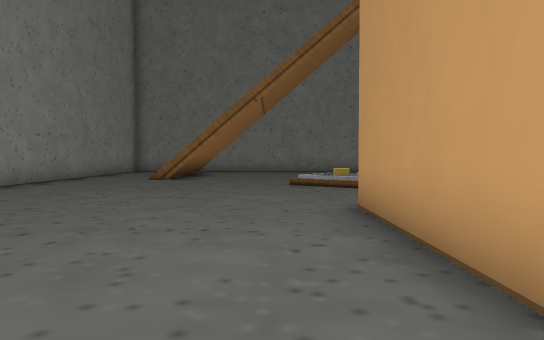
View 1 (above)

24 first-person views from a walk through a Godot game level. The camera is 1.5 m above the floor, tilts 2° down and sees 70° across. The floor is counted in squares, 2 m on a side. Each view is taken from the middle of a square. On the plan, view 1 faces up. The plan holds only what a view shows up to about 12 squares ahead; the rest is blank. The place goes on beyond the plan. Characters and animated objects are left out.

View 2
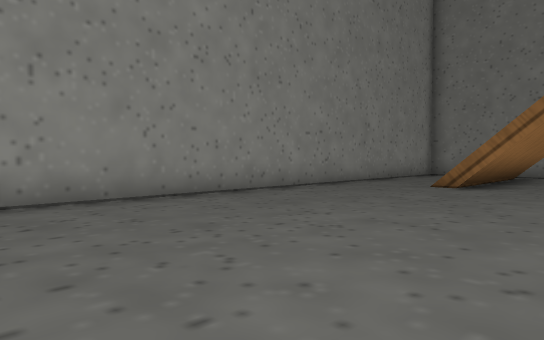

View 3
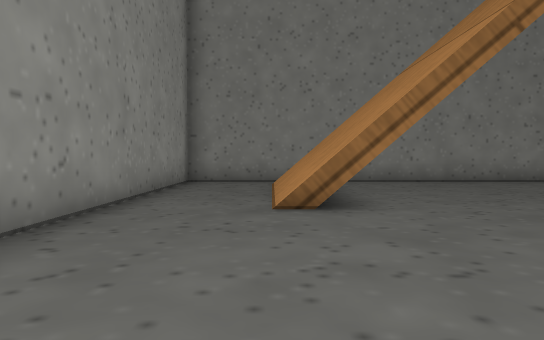

View 4
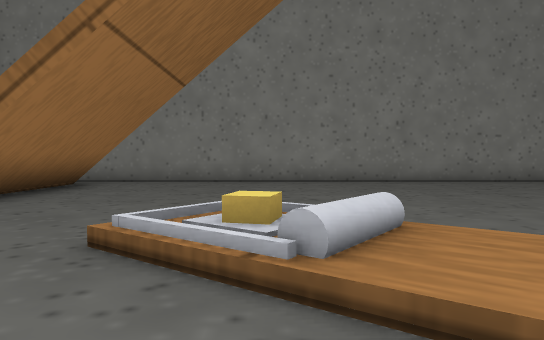

View 5
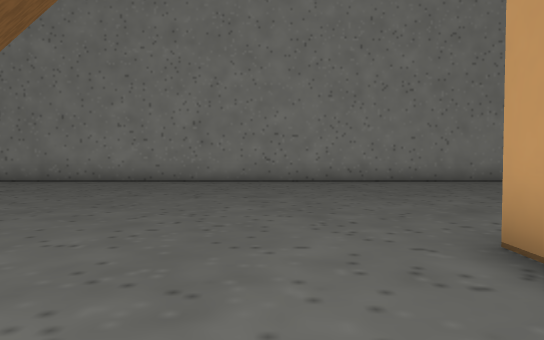

View 6
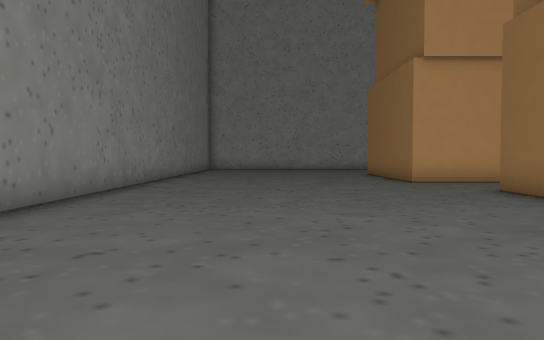

View 7
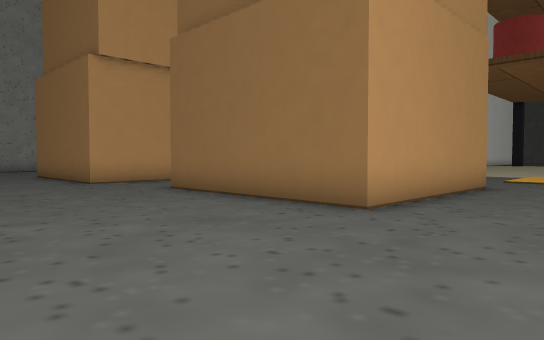

View 8
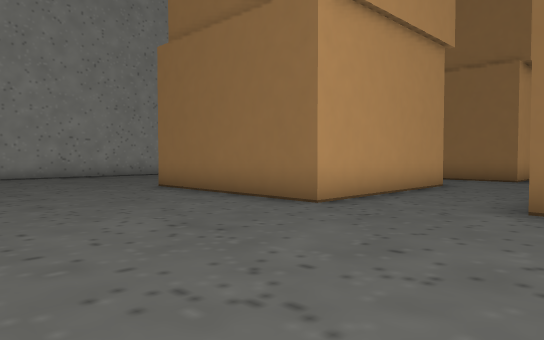

View 9
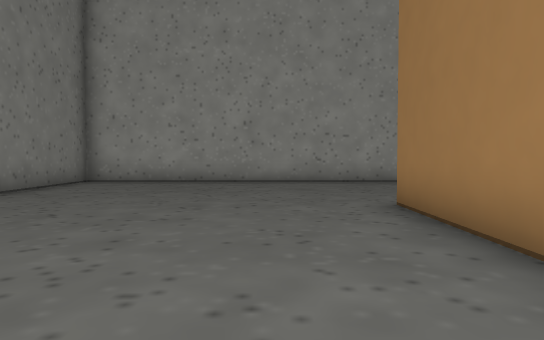

View 10
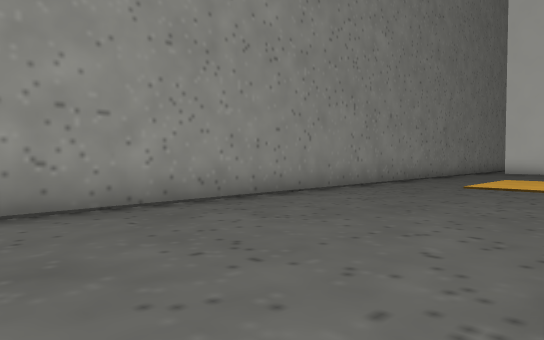

View 11
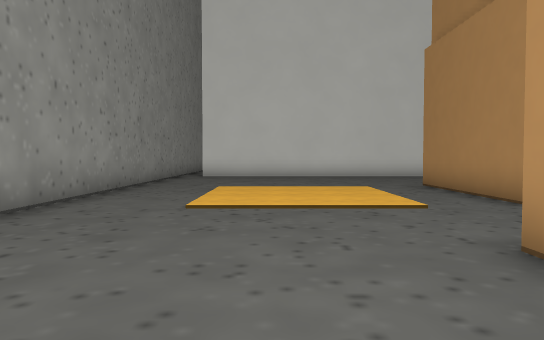

View 12
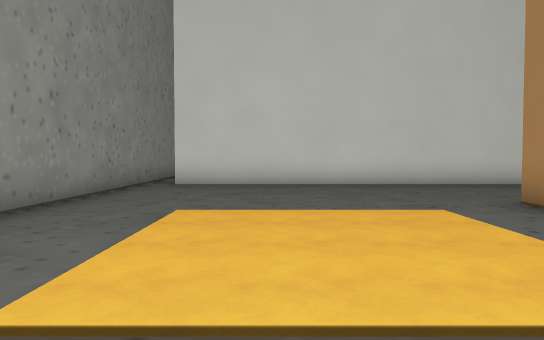

View 13
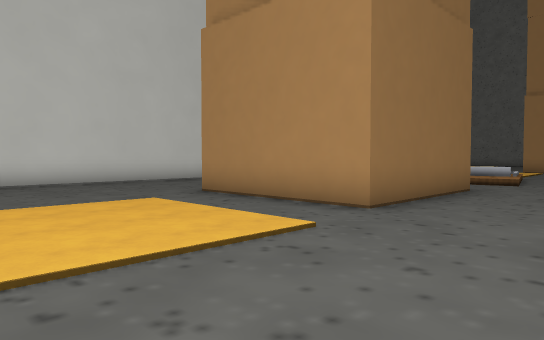

View 14
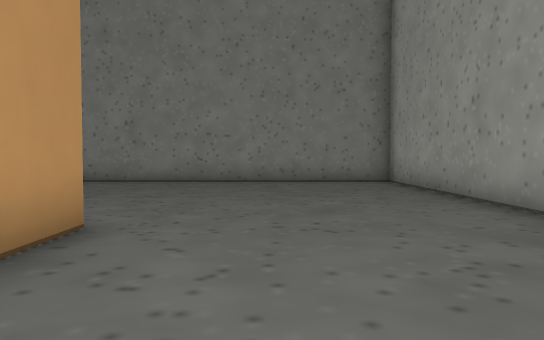

View 15
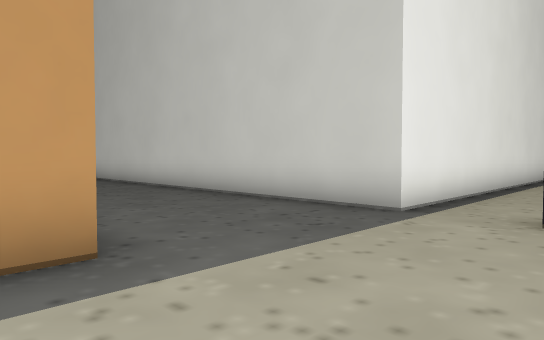

View 16
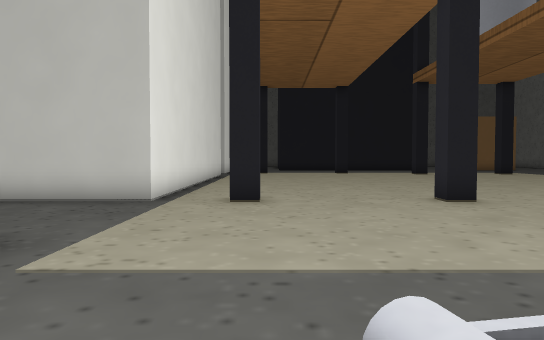

View 17
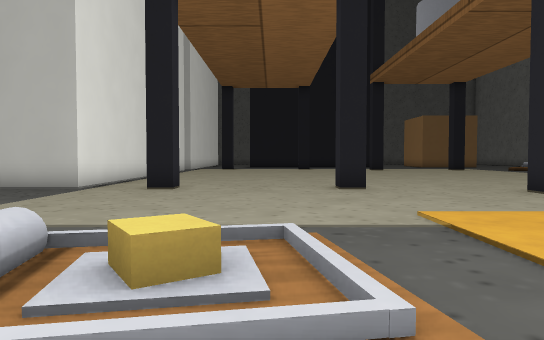

View 18
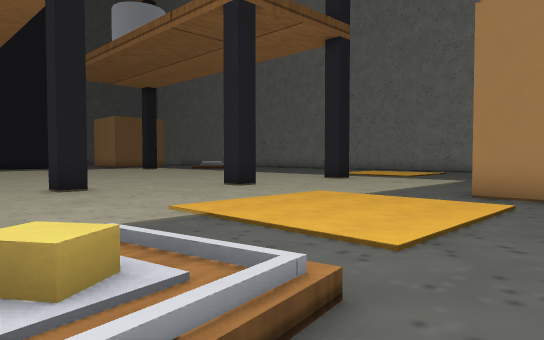

View 19
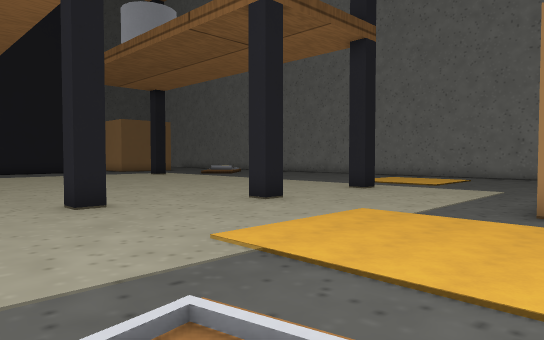

View 20
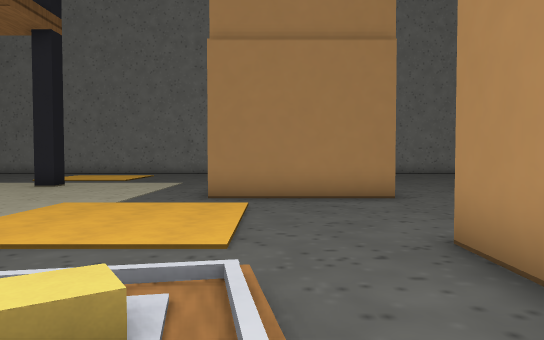

View 21
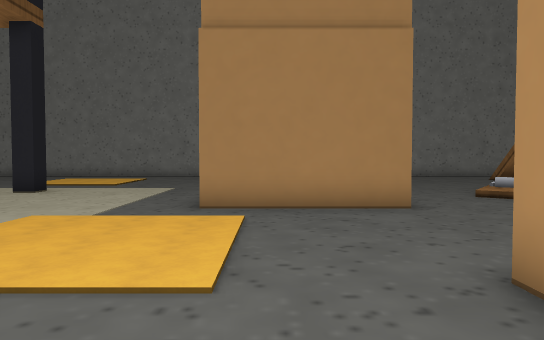

View 22
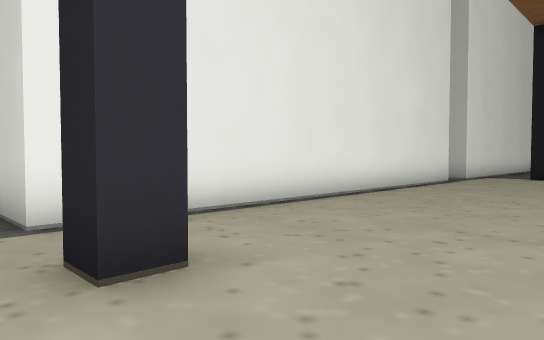

View 23
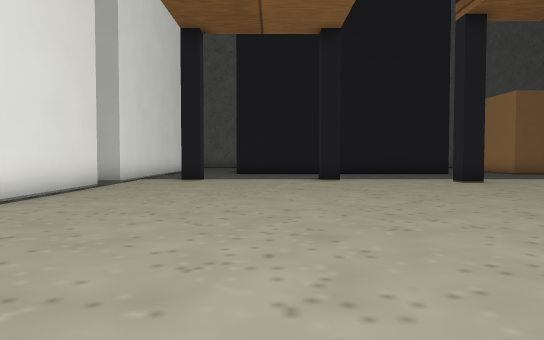

View 24
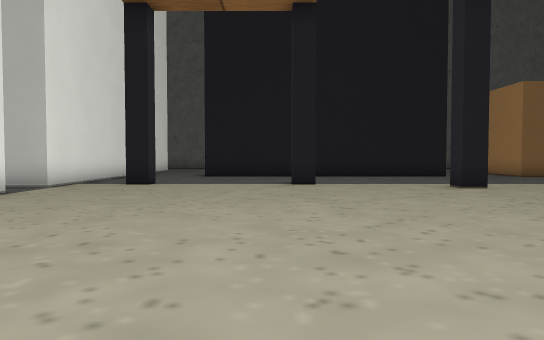

### Floor plan
Key: @ floor where view 1 was taken; # wall or solid block; . main floor; : floor 0.25 m higher than the main floor; / step, stairs or slope.
Columns run from 7 left of view 1 to 29 right of it. Each row starts with its distance up from view 1.
 19 #####################################
 18 #...................................#
 17 #..//...............................#
 16 #..//...............................#
 15 #..//...............................#
 14 #..//...............................#
 13 #..//...............................#
 12 #.......   .........................#
 11 #.......// ..............######.....#
 10 #.......//// ....######..#    #.....#
  9 #......../// ....#     ..#     .....#
  8 #........./......#     ..#     .....#
  7 #................#     ..#     .....#
  6 #........  ......#     ..#    #.....#
  5 #........#  #....##    .............#
  4 #........#  #.......................#
  3     .....#  #......////.#####.......#
  2      ....#  #....../#:/.#   #.......#
  1         .........../....    #.......#
  0        @................    #.......#
 -1        .................#   #.......#
 -2         ............................#
 -3         ............................#
 -4          #...#......................#
 -5          ........#....#.###########.#
 -6             ............#          .#
 -7             ............#          .#
 -8             ............#
 -9              .. ........#
-10                 ........#
-11                .........#
-12                .........#
-13               ..........#
-14              ...........#
-15              ...........#
-16             ............#
-17            ..#...........
-18            ......#......##
-19           ............#.#
-20           .. .... .... .#

Positions as (right, up) in squares from view 1, and headings:
1: (0, 0), facing up
2: (0, 3), facing up-left
3: (-4, 7), facing up
4: (2, 7), facing up
5: (8, 7), facing up
6: (7, 15), facing right
7: (7, 15), facing down-right
8: (14, 16), facing down-right
9: (17, 13), facing right
10: (23, 13), facing down-right
11: (25, 9), facing down
12: (25, 5), facing down
13: (26, 6), facing down-left
14: (25, 7), facing up
15: (14, 0), facing down-right
16: (14, 3), facing down
17: (12, 4), facing down
18: (13, 4), facing down-left
19: (13, 3), facing down-left
20: (14, 3), facing left
21: (13, 3), facing left
22: (12, -4), facing down-right
23: (12, -6), facing down
24: (11, -8), facing down
